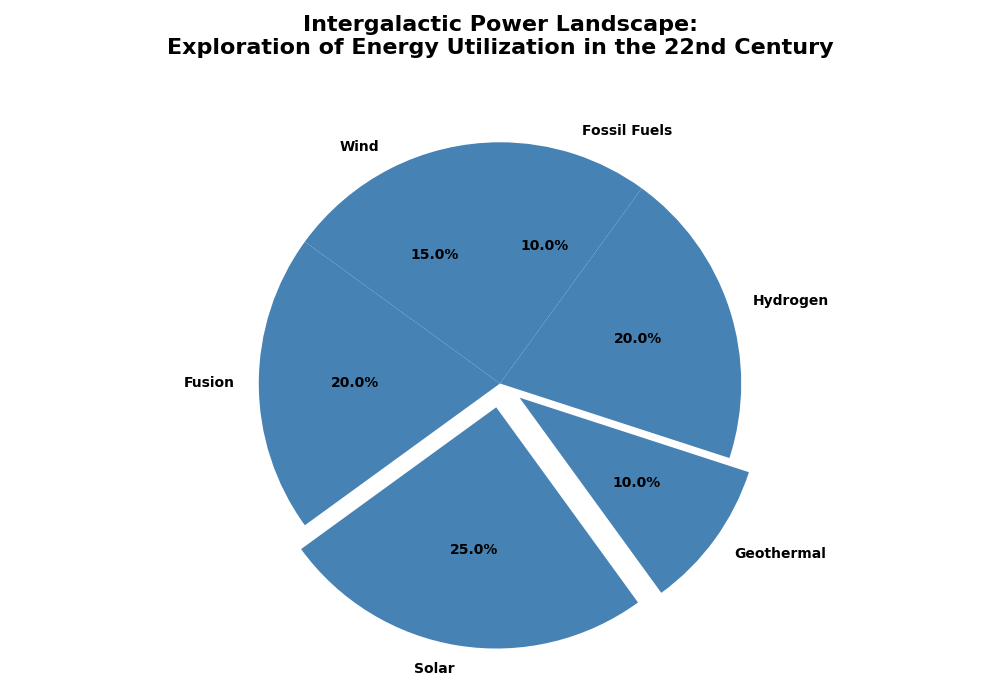

This chart was generated by the following Python code:
import matplotlib.pyplot as plt
import numpy as np

energy_sources = ['Wind', 'Fusion', 'Solar', 'Geothermal', 'Hydrogen', 'Fossil Fuels']
energy_usage = np.array([15, 20, 25, 10, 20, 10])

single_color = '#4682B4'  # Steel Blue

explode = (0, 0, 0.1, 0.1, 0, 0)

fig, ax = plt.subplots(figsize=(10, 7), subplot_kw=dict(aspect="equal"))

wedges, texts, autotexts = ax.pie(
    energy_usage,
    labels=energy_sources,
    autopct='%1.1f%%',
    startangle=90,
    colors=[single_color] * len(energy_sources),
    explode=explode
)

plt.setp(autotexts, size=10, weight="bold", color='black')
plt.setp(texts, size=10, weight='bold')

plt.title(
    'Intergalactic Power Landscape:\nExploration of Energy Utilization in the 22nd Century',
    fontsize=16, weight='bold', pad=20
)

plt.tight_layout()
plt.show()
